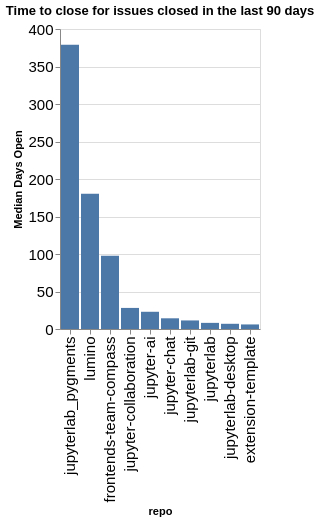

This figure's notebook cell:
### Code cell
time_open = closed.groupby(['org', 'repo']).agg({'time_open': 'median'}).reset_index()
time_open['time_open'] = time_open['time_open'] / (60 * 60 * 24)
time_open['org/repo'] = time_open.apply(lambda a: a['org'] + '/' + a['repo'], axis=1)
sorted_vals = time_open.sort_values(['org', 'time_open'], ascending=False)['repo'].values
alt.Chart(data=time_open, title=f"Time to close for issues closed in the last {n_days} days").mark_bar().encode(
    x=alt.X('repo', sort=alt.Sort(sorted_vals.tolist())),
    y=alt.Y('time_open', title="Median Days Open"),
)

### Figure 1 — Vega-Lite specification as saved in the notebook (floating-point values rounded to 4 significant figures)
{"config": {"axisLeft": {"labelFontSize": 15}, "axisBottom": {"labelFontSize": 15}}, "data": {"name": "data-df3cb4b0db0d0f26fe33e22897e54ed7"}, "mark": {"type": "bar"}, "encoding": {"x": {"field": "repo", "sort": ["jupyterlab_pygments", "lumino", "frontends-team-compass", "jupyter-collaboration", "jupyter-ai", "jupyter-chat", "jupyterlab-git", "jupyterlab", "jupyterlab-desktop", "extension-template"], "type": "nominal"}, "y": {"field": "time_open", "title": "Median Days Open", "type": "quantitative"}}, "title": "Time to close for issues closed in the last 90 days", "$schema": "https://vega.github.io/schema/vega-lite/v5.20.1.json", "datasets": {"data-df3cb4b0db0d0f26fe33e22897e54ed7": [{"org": "jupyterlab", "repo": "extension-template", "time_open": 6.079, "org/repo": "jupyterlab/extension-template"}, {"org": "jupyterlab", "repo": "frontends-team-compass", "time_open": 97.81, "org/repo": "jupyterlab/frontends-team-compass"}, {"org": "jupyterlab", "repo": "jupyter-ai", "time_open": 22.97, "org/repo": "jupyterlab/jupyter-ai"}, {"org": "jupyterlab", "repo": "jupyter-chat", "time_open": 14.27, "org/repo": "jupyterlab/jupyter-chat"}, {"org": "jupyterlab", "repo": "jupyter-collaboration", "time_open": 28.1, "org/repo": "jupyterlab/jupyter-collaboration"}, {"org": "jupyterlab", "repo": "jupyterlab", "time_open": 8.182, "org/repo": "jupyterlab/jupyterlab"}, {"org": "jupyterlab", "repo": "jupyterlab-desktop", "time_open": 6.942, "org/repo": "jupyterlab/jupyterlab-desktop"}, {"org": "jupyterlab", "repo": "jupyterlab-git", "time_open": 11.42, "org/repo": "jupyterlab/jupyterlab-git"}, {"org": "jupyterlab", "repo": "jupyterlab_pygments", "time_open": 378.8, "org/repo": "jupyterlab/jupyterlab_pygments"}, {"org": "jupyterlab", "repo": "lumino", "time_open": 180.5, "org/repo": "jupyterlab/lumino"}]}}
